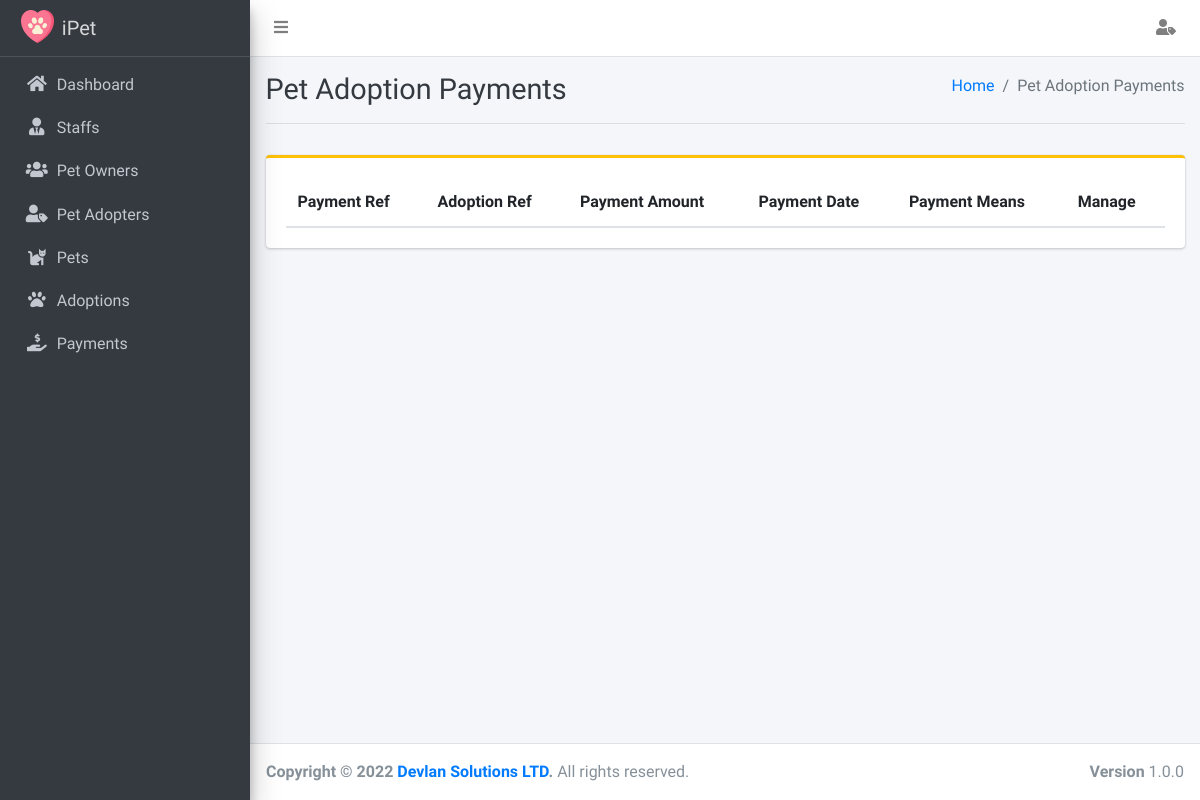
Page /views/payments.php (signed in) on the earlier database version.
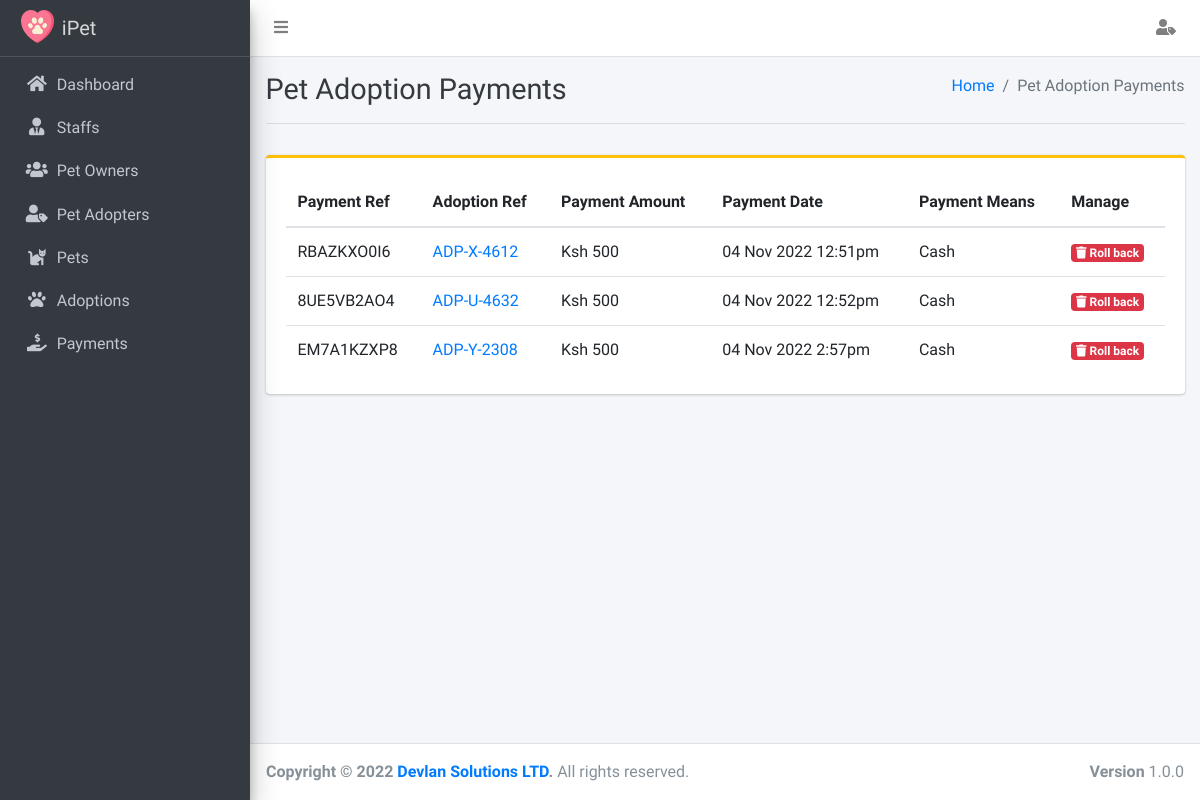
Same page on the later database version.
### tables this page shows
CREATE TABLE `payment` (
  `payment_id` int(200) NOT NULL,
  `payment_pet_adoption_id` int(200) NOT NULL,
  `payment_ref` varchar(200) NOT NULL,
  `payment_amount` varchar(200) NOT NULL,
  `payment_date` timestamp(6) NOT NULL DEFAULT current_timestamp(6) ON UPDATE current_timestamp(6),
  `payment_means` varchar(200) NOT NULL
);

CREATE TABLE `pet_adoption` (
  `pet_adoption_id` int(200) NOT NULL,
  `pet_adoption_pet_id` int(200) NOT NULL,
  `pet_adoption_pet_adopter_id` int(200) NOT NULL,
  `pet_adoption_date` varchar(200) NOT NULL,
  `pet_adoption_payment_status` varchar(200) NOT NULL DEFAULT 'Pending',
  `pet_adoption_return_status` varchar(200) NOT NULL DEFAULT 'Not Returned',
  `pet_adoption_ref` varchar(200) NOT NULL
);

### views/payments.php (the view, shortened to what this page needs)
<?php
require_once('../config/config.php');
require_once('../partials/head.php');
?>
<body class="hold-transition sidebar-mini layout-fixed">
    <div class="wrapper">
        <?php require_once('../partials/navbar.php'); ?>
        <?php require_once('../partials/sidebar.php'); ?>
        <div class="content-wrapper">
            <div class="content-header">
                <div class="container-fluid">
                    <div class="row mb-2">
                        <div class="col-sm-6">
                            <h1 class="m-0 text-dark">Pet Adoption Payments</h1>
                        </div>
                        <div class="col-sm-6">
                            <ol class="breadcrumb float-sm-right">
                                <li class="breadcrumb-item"><a href="#">Home</a></li>
                                <li class="breadcrumb-item active">Pet Adoption Payments</li>
                            </ol>
                        </div>
                    </div>
                    <hr>
                </div>
            </div>
            <section class="content">
                <div class="container-fluid">
                    <div class="row">
                        <div class="col-md-12">
                            <div class="card card-warning card-outline">
                                <div class="card-body">
                                    <table class="table">
                                        <thead>
                                            <tr>
                                                <th>Payment Ref</th>
                                                <th>Adoption Ref</th>
                                                <th>Payment Amount</th>
                                                <th>Payment Date</th>
                                                <th>Payment Means</th>
                                                <th>Manage</th>
                                            </tr>
                                        </thead>
                                        <tbody>
                                            <?php
                                            $ret = "SELECT * FROM payment pay
                                            INNER JOIN pet_adoption pa ON pa.pet_adoption_id = pay.payment_pet_adoption_id
                                            INNER JOIN pet p ON p.pet_id = pa.pet_adoption_pet_id
                                            INNER JOIN pet_owner po ON po.pet_owner_id = p.pet_owner_id
                                            INNER JOIN pet_adopter pad ON pad.pet_adopter_id = pa.pet_adoption_pet_adopter_id";
                                            $stmt = $mysqli->prepare($ret);
                                            $stmt->execute();
                                            $res = $stmt->get_result();
                                            while ($payment = $res->fetch_object()) {
                                            ?>
                                                <tr>
                                                    <td><?php echo $payment->payment_ref; ?></td>
                                                    <td>
                                                        <a data-toggle="modal" href="#adoption_<?php echo $payment->payment_pet_adoption_id; ?>">
                                                            <?php echo $payment->pet_adoption_ref; ?>
                                                        </a>
                                                    </td>
                                                    <td>Ksh <?php echo number_format($payment->payment_amount); ?></td>
                                                    <td><?php echo date('d M Y g:ia', strtotime($payment->payment_date)); ?></td>
                                                    <td><?php echo $payment->payment_means; ?></td>
                                                    <td>
                                                        <a data-toggle="modal" href="#delete_<?php echo $payment->payment_id; ?>" class="badge badge-danger"><i class="fas fa-trash"></i> Roll back</a>
                                                    </td>
                                                </tr>
                                            <?php } ?>
                                        </tbody>
                                    </table>
                                </div>
                            </div>
                        </div>
                    </div>
                </div>
            </section>
        </div>
        <?php require_once('../partials/footer.php'); ?>
    </div>
</body>
</html>

Differences in the rows shown:
added payment: payment_ref "RBAZKXO0I6", payment_pet_adoption.pet_adoption_ref "ADP-X-4612", payment_amount "500", payment_date "04 Nov 2022 12:51pm", payment_means "Cash"
added payment: payment_ref "8UE5VB2AO4", payment_pet_adoption.pet_adoption_ref "ADP-U-4632", payment_amount "500", payment_date "04 Nov 2022 12:52pm", payment_means "Cash"
added payment: payment_ref "EM7A1KZXP8", payment_pet_adoption.pet_adoption_ref "ADP-Y-2308", payment_amount "500", payment_date "04 Nov 2022 2:57pm", payment_means "Cash"
